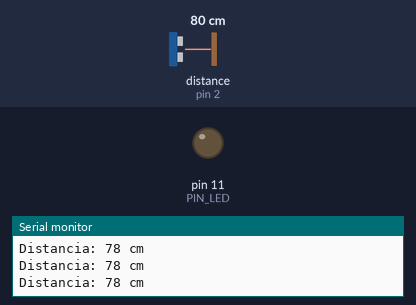
Recording of a sketch running on a simulated Arduino Uno, built with avr-gcc and run on an emulated ATmega328P. Shown: output pins drawn as LEDs (lit = HIGH), the last lines printed to the serial monitor. Wiring (inferred from the names in the program): ultrasonic range finder: trigger pin 3; echo pin 2. The test bench sets the inputs (shaded band); at power-on: distance to the obstacle (sensor on pin 2) 80 cm. The echo pulse lasts 58.3 µs per cm; pins used as bus, display or sensor lines are not drawn.

Above: at 1.2 s.
1.3 s: distance to the obstacle (sensor on pin 2) set to 2 cm
At 2.5 s:
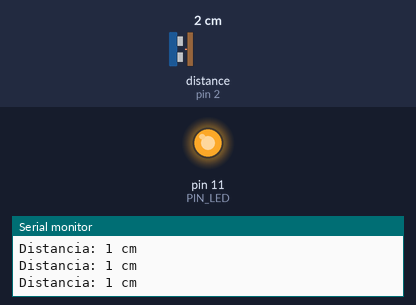
2.8 s: distance to the obstacle (sensor on pin 2) set to 18 cm
At 4.0 s:
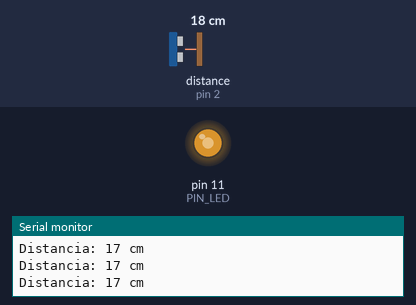
4.3 s: distance to the obstacle (sensor on pin 2) set to 35 cm
At 5.1 s:
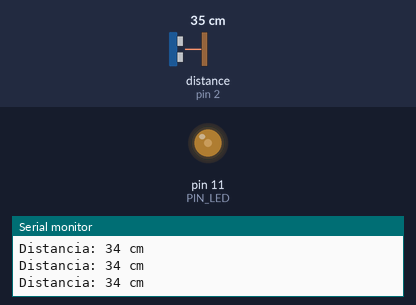
Timing chart, 0 to 7.3 s (numbered marks = the images above; inputs shaded):
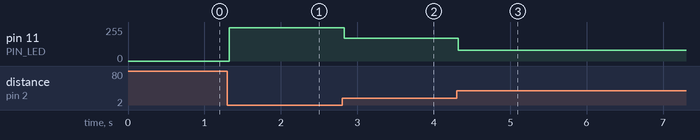

Measured:
- after the input at 1.3 s, pin 11 (PIN_LED): 0/255 → 250/255 at once
- after the input at 2.8 s, pin 11 (PIN_LED): 250/255 → 169/255 at once
- after the input at 4.3 s, pin 11 (PIN_LED): 169/255 → 82/255 at once

The sketch:

Sensor_Proximidad.ino
```cpp
int PIN_ECHO = 2;
int PIN_TRIG = 3;

int PIN_LED = 11;

void setup() {
  pinMode(PIN_TRIG, OUTPUT);
  pinMode(PIN_ECHO, INPUT);

  pinMode(PIN_LED, OUTPUT);

  Serial.begin(9600);
}

// El codigo para leer distancia es mas complicado.
// Lo que hace es emitir un ultrasonido y captar el reflejo.
// Sacamos el codigo en una funcion para que el loop() sea mas facil de entender.
int readDistance() {
  // Clears the trigPin condition
  digitalWrite(PIN_TRIG, LOW);
  delayMicroseconds(2);
  // Sets the trigPin HIGH (ACTIVE) for 10 microseconds
  digitalWrite(PIN_TRIG, HIGH);
  delayMicroseconds(10);
  digitalWrite(PIN_TRIG, LOW);
  // Reads the echoPin, returns the sound wave travel time in microseconds
  int duration = pulseIn(PIN_ECHO, HIGH);
  int distance = duration * 0.034 / 2;
  return distance;
}

void loop() {
  int distance = readDistance();

  Serial.print("Distancia: ");
  Serial.print(distance);
  Serial.println(" cm");

  // Si hay algo mas cerca de 50 cm, empezar encender el LED.
  int maxDistance = 50;

  if (distance < maxDistance) {
    int ledBright = map(distance, 0, maxDistance, 255, 0);
    analogWrite(PIN_LED, ledBright);
  } else {
    digitalWrite(PIN_LED, LOW);
  }
}
```
